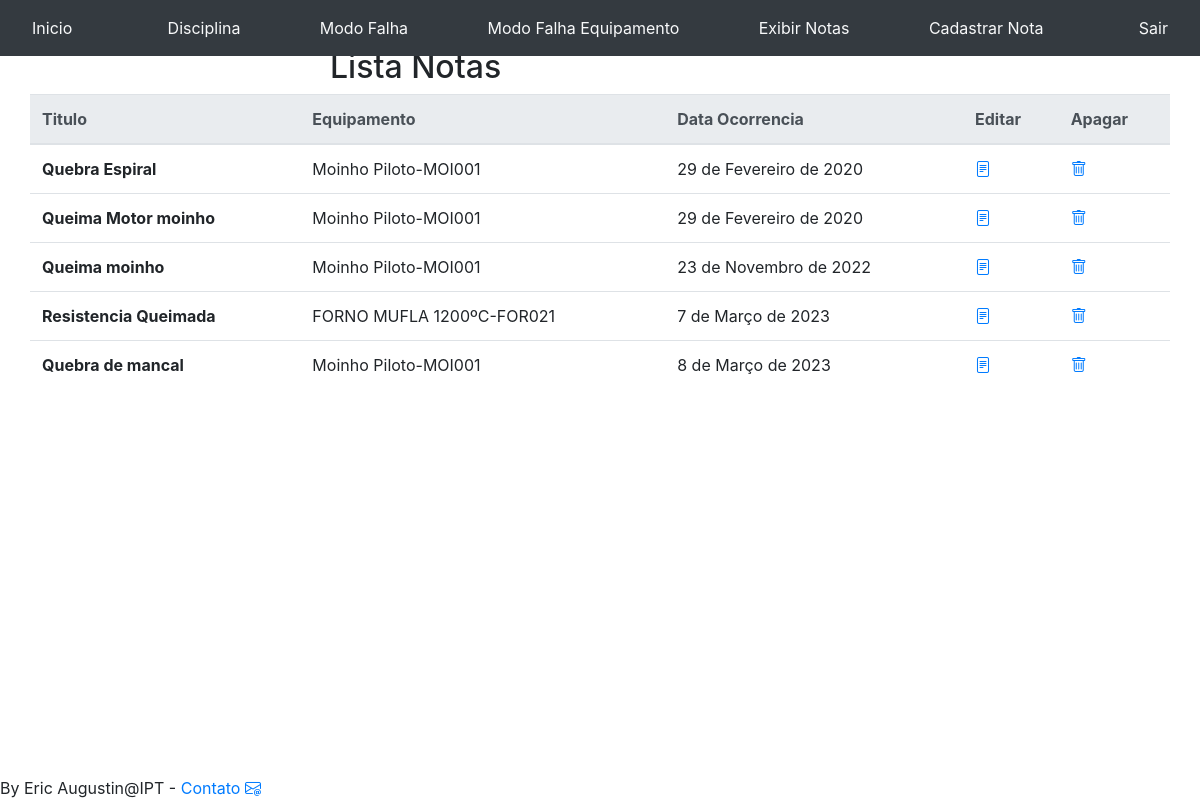
The app's page /notas/exibirNotas/ (signed in) with its own data.
### notas/models.py (models this page shows, shortened)
class Nota_equipamento(models.Model):
    titulo=models.CharField(max_length=50)
    descricao=models.TextField()
    equipamento=models.ForeignKey( Equipamento, on_delete=models.DO_NOTHING)
    modo_Falha_equipamento=models.ForeignKey(Modo_falha_equipamento, on_delete=models.DO_NOTHING)
    material=models.ManyToManyField(Nota_material, blank=True)
    data_cadastro=models.DateTimeField(auto_now=True, auto_now_add=False)
    data_ocorrencia=models.DateField(auto_now=False, auto_now_add=False)
    falha=models.BooleanField()
    calibracao=models.BooleanField()
    lubrificao=models.BooleanField()
    usuario=models.ForeignKey( Usuario ,on_delete=models.SET_NULL,null=True, blank=True)
    class Meta:
        ordering = ['data_ocorrencia',"data_cadastro",'equipamento']

### equipamentos/models.py (models this page shows, shortened)
class Equipamento(models.Model):
    nome_equipamento=models.CharField(max_length=80)
    modelo=models.CharField(max_length=80,null=True, blank=True)
    fabricante=models.ForeignKey(Fabricante, on_delete=models.DO_NOTHING,null=True, blank=True)
    local=models.ForeignKey(Local_instalacao, on_delete=models.DO_NOTHING,null=True, blank=True)
    tipo_equipamento=models.ForeignKey(Tipo_equipamento, on_delete=models.DO_NOTHING)
    data_compra=models.DateTimeField(auto_now=False, auto_now_add=False, null=True, blank=True)
    data_ultima_calibracao=models.DateTimeField(auto_now=False, auto_now_add=False, null=True, blank=True)
    usuario=models.ForeignKey(Usuario, on_delete=models.SET_NULL, null=True, blank=True)
    data_cadastro=models.DateTimeField(auto_now=True, auto_now_add=False)
    patrimonio=models.CharField(max_length=30,null=True, blank=True)
    material_consumo=models.ManyToManyField(Material_consumo,  blank=True)
    codigo=models.CharField(max_length=9,null=True, blank=True,unique=True)
    custo_aquisição=MoneyField(max_digits=25, decimal_places=2, default_currency='BRL')
    responsavel=models.CharField(max_length=50,null=True, blank=True)
    potencia_eletrica=models.CharField(max_length=30,null=True, blank=True)
    nacionalidade=models.CharField(max_length=50,null=True, blank=True)
    data_ultima_atualizacao=models.DateTimeField(auto_now=False, auto_now_add=False,null=True, blank=True)
    tensao_eletrica=models.CharField(max_length=30,null=True, blank=True)
    projeto_compra=models.CharField(max_length=50,null=True, blank=True)
    especificacao=models.TextField(null=True, blank=True)
    outros_dados=models.TextField(null=True, blank=True)
    ativo=models.BooleanField(default=True)
    class Meta:
        ordering = ['nome_equipamento']
    def __str__(self):
        return str(self.nome_equipamento)+"-"+str(self.codigo)

### notas/views.py (the view)
# urls.py: path('exibirNotas/', views.exibirNotas, name='exibirNotas'),
def exibirNotas(request):
    if not request.session.get('usuario'):
        return redirect('/auth/login/?status=2')
    notas=Nota_equipamento.objects.all() # depois tenho que filtrar isso
    return render(request, "exibirnotas.html", {'notas':notas})

### notas/templates/exibirnotas.html (shortened to what this page needs)
{% extends 'base.html'%}
{% block 'menu' %}
{% include 'menunotanota.html' %}
{% endblock %}
{% block 'conteudo'%}
<div class ='container'>
  <div class='row'>
      <div class='col-md-3'>
      </div>
      <div class="col-md">
        <br>
        <br>
        <h2 class="sticky-top">Lista Notas</h2>
      </div>
    <div class="table-responsive" style="max-height: 75vh;">
    <table class="table table-hover" >
      <thead class="thead-light sticky-top" >
          <tr>
            <th scope="col">Titulo</th>
            <th scope="col">Equipamento</th>
            <th scope="col">Data Ocorrencia</th>
            <th scope="col">Editar</th>
            <th scope="col">Apagar </th>
        </tr>
        </thead>
        <tbody style="overflow: auto;" >
            {% for nota in notas %}
            <tr>
            <th scope="row">{{nota.titulo}}</th>
            <td> {{ nota.equipamento }}</td>
            <td> {{ nota.data_ocorrencia }}</td>
            <td><a href="{% url 'editarNotas' %}?id={{ nota.id }}"><i class="bi bi-file-text"></i></a></td>
            <td><a href="{% url 'excluirNotas' %}?id={{ nota.id }}&excluir=1"><i class="bi bi-trash"></i></a></td>
          </tr>
          {% endfor %}
        </tbody>
      </table>
      </div>
    </div>
    <br>
</div>
{% endblock %}

### records on screen
Nota_equipamento: titulo "Quebra Espiral", equipamento "Moinho Piloto-MOI001", data_ocorrencia "29 de Fevereiro de 2020"
Nota_equipamento: titulo "Queima Motor moinho", equipamento "Moinho Piloto-MOI001", data_ocorrencia "29 de Fevereiro de 2020"
Nota_equipamento: titulo "Queima moinho", equipamento "Moinho Piloto-MOI001", data_ocorrencia "23 de Novembro de 2022"
Nota_equipamento: titulo "Resistencia Queimada", equipamento "FORNO MUFLA 1200ºC-FOR021", data_ocorrencia "7 de Março de 2023"
Nota_equipamento: titulo "Quebra de mancal", equipamento "Moinho Piloto-MOI001", data_ocorrencia "8 de Março de 2023"
